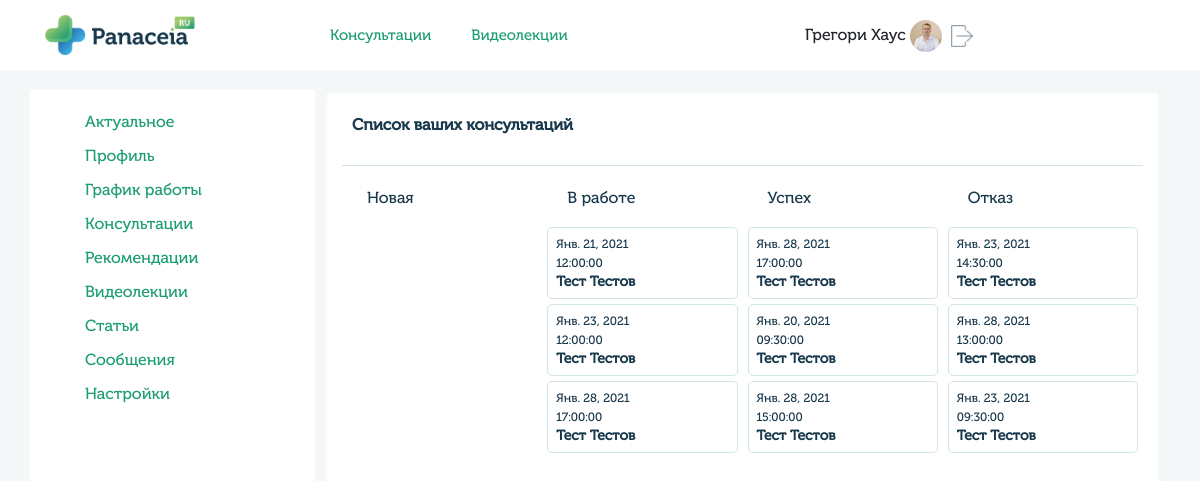
/profile/profile/consalt_doctor/ (signed in), run on the app's committed database.
### userprofile/models.py (models this page shows, shortened)
class UserMain(models.Model):
    user = models.OneToOneField(User, on_delete=models.CASCADE)
    gender_list = (
        ('male', 'Мужской'),
        ('female', 'Женский')
    )
    queryset = TimeZone.objects.all()
    time_zone_list = []
    for i in queryset:
         time_zone_list.append((i.name, i.title))
    gender = models.CharField(blank=True,  max_length=6, choices=gender_list, verbose_name='Пол')
    avatar = models.ImageField(blank=True, upload_to='images/users', verbose_name='Изображение')
    fio = models.CharField(blank=True, max_length=100, verbose_name='ФИО')
    dob = models.CharField(blank=True, max_length=10, verbose_name='Дата рождения')
    city = models.CharField(blank=True, max_length=200, verbose_name='Город')
    time_zone = models.CharField(blank=True, max_length=200, choices=time_zone_list, verbose_name='Временная зона')
    skype = models.CharField(blank=True, max_length=50, verbose_name='Skype')
    whatsapp = models.CharField(blank=True, max_length=20, verbose_name='WhatsApp')
    phone = models.CharField(blank=True, max_length=20, verbose_name='Номер телефона')
    coords = models.CharField(blank=True, max_length=200, verbose_name='Координаты')
    class Meta:
        verbose_name = 'Профиль'
        verbose_name_plural = 'Профили'

### doctors/models.py (models this page shows, shortened)
class Meeting(models.Model):
    title = models.CharField(blank=True, max_length=100, verbose_name='Заголовок')
    date = models.DateField(blank=True, max_length=100, verbose_name='Дата')
    time_start = models.TimeField(max_length=100, verbose_name='Время начало', default='00:00:00')
    time_end = models.TimeField(max_length=100, verbose_name='Время конец', default='00:00:00')
    doctor_id = models.IntegerField(blank=True, verbose_name='Доктор', default=1)
    user_id = models.IntegerField(blank=True, verbose_name='Пациент', default=1)
    service_id = models.IntegerField(blank=True, verbose_name='Услуга', default=1)
    sort_id = models.IntegerField(blank=True, verbose_name='Индекс сортитровки', default=1)
    status_list = [
        ('new', 'Новая'),
        ('work', 'В работе'),
        ('success', 'Выполнено'),
        ('reject', 'Отказ'),
    ]
    status = models.CharField(blank=True, null=True, max_length=11, choices=status_list, verbose_name='Статус')
    class Meta:
        verbose_name = 'Консультация'
        verbose_name_plural = 'Консультации'

### userprofile/views.py (the view)
# urls.py: path('profile/consalt_doctor/', views.get_task_view, name='user_profile_consalt_doctor'),
@login_required
def get_task_view(request):
    user_profile = UserMain.objects.get(user=request.user)
    user_doctor = UserDoctor.objects.get(user=request.user)
    meeting_new = get_task(UserMain, Meeting, request.user.id, 'new')
    meeting_work = get_task(UserMain, Meeting, request.user.id, 'work')
    meeting_success = get_task(UserMain, Meeting, request.user.id, 'success')
    meeting_reject = get_task(UserMain, Meeting, request.user.id, 'reject')
    data = {
        'user_profile': user_profile,
        'user_doctor': user_doctor,
        'meeting_new': meeting_new,
        'meeting_work': meeting_work,
        'meeting_success': meeting_success,
        'meeting_reject': meeting_reject,
    }
    if request.user.groups.filter(name='doctors').exists():
        return render(request, 'profile/consalt_doctor.html', data)

### userprofile/utility.py (called while the page is built)
def get_task(user_main, meeting, doctor_id, status):
    meeting_object_list = meeting.objects.filter(doctor_id=doctor_id, status=status).order_by('sort_id')
    meetings = list()
    for meeting in meeting_object_list:
        _meeting = {
            'id': meeting.id,
            'date': meeting.date,
            'time_start': str(meeting.time_start),
            'time_end': str(meeting.time_end),
            'user': user_main.objects.filter(user=meeting.user_id).values('fio')[0],
            'status': meeting.status,
            'sort_id': meeting.sort_id,
        }
        meetings.append(_meeting)
    return meetings

### templates/profile/consalt_doctor.html (shortened to what this page needs)
{% extends "base_generic.html" %}
{% block content %}
{% load static %}
<div class="col-md-9 px-4">
    <div class="row">
        <div class="col-md-12 block-info">
            <div class="row">
                <div class="col-md-6">
                    <h4>Список ваших консультаций</h4>
                </div>
            </div>
            <div class="line"></div>
            <div class="col-md-12 task-header">
                <div class="row">
                    <div class="col-md-3 task-status">
                         <p>Новая</p>
                    </div>
                    <div class="col-md-3 task-status">
                         <p>В работе</p>
                    </div>
                    <div class="col-md-3 task-status">
                         <p>Успех</p>
                    </div>
                    <div class="col-md-3 task-status">
                         <p>Отказ</p>
                    </div>
                </div>
            </div>
            <div class="col-md-12 task-body">
                <div class="row">
                    <div class="col-md-3 task-list" id="task-list-new" data-status="new">
                    </div>
                    <div class="col-md-3 task-list" id="task-list-work" data-status="work">
                        {% for meeting in meeting_work %}
                            <div class="task-item show-modal task-get" data-id="{{ meeting.id }}" data-sort="{{ meeting.sort_id }}">
                                <p class="task-date">{{ meeting.date }}</p>
                                <p class="task-time">{{ meeting.time_start }}</p>
                                <p class="task-name">{{ meeting.user.fio }}</p>
                            </div>
                        {% endfor %}
                    </div>
                    <div class="col-md-3 task-list" id="task-list-success"  data-status="success">
                        {% for meeting in meeting_success %}
                            <div class="task-item show-modal task-get" data-id="{{ meeting.id }}" data-sort="{{ meeting.sort_id }}">
                                <p class="task-date">{{ meeting.date }}</p>
                                <p class="task-time">{{ meeting.time_start }}</p>
                                <p class="task-name">{{ meeting.user.fio }}</p>
                            </div>
                        {% endfor %}
                    </div>
                    <div class="col-md-3 task-list" id="task-list-reject"  data-status="reject">
                        {% for meeting in meeting_reject %}
                            <div class="task-item show-modal task-get" data-id="{{ meeting.id }}" data-sort="{{ meeting.sort_id }}">
                                <p class="task-date">{{ meeting.date }}</p>
                                <p class="task-time">{{ meeting.time_start }}</p>
                                <p class="task-name">{{ meeting.user.fio }}</p>
                            </div>
                        {% endfor %}
                    </div>
                </div>
            </div>
        </div>
    </div>
</div>
{% endblock %}

### templates/base_generic.html (shortened to what this page needs)
<html>
<head>
     {% load static %}
    <link rel="stylesheet" href="{% static 'css/stylelk.css' %}">
    <link rel="stylesheet" href="{% static 'css/bootstrap.min.css' %}">
    <link rel="stylesheet" href="{% static 'css/jquery-ui.css' %}">
    <link rel="stylesheet" href="{% static 'css/jquery.weekcalendar.css' %}">
    <link rel="stylesheet" href="{% static 'css/jquery.scrollbar.css' %}" >
    <link rel="stylesheet" href="{% static 'css/sp-style.css' %}" >
</head>
<body>
    <header>
        <div class="container">
            <div class="row">
                <div class="col-3">
                    <a href="{% url 'home' %}" class="logo-header"><img src="{% static 'img/logo.png' %}" alt="">
                    </a>
                </div>
                <div class="col-5">
                    <div class="botton-header">
                        <a href="#">Консультации</a><a href="#">Видеолекции</a>
                    </div>
                </div>
                <div class="col-4 header-info">
                    {% if request.user.is_authenticated %}
                        <div class="name-person">
                            {{user_profile.fio}}
                            {% if user_profile.avatar != '' %}
                                <img style="width:32px; height: 32px; padding:5px auto; object-fit: cover; border-radius:100px;" src="/media/{{user_profile.avatar}}" alt="">
                            {% else %}
                                <img style="width:32px; height: 32px; padding:5px auto; object-fit: cover; border-radius:100px;" src="{% static 'img/user.png' %}" alt="">
                            {% endif %}
                            <a href="{% url 'logout' %}"><img src="{% static 'img/logout.png' %}" alt=""></a>
                        </div>
                    {% endif %}
                </div>
            </div>
        </div>
    </header>
    <div class="bodylk">
        <div class="container">
            <div class="row">
                {% block sidebar %}
                <div class="col-md-3 sidebar">
                    {% if user.groups.all.0.name == "doctors" %}
                        <ul>
                            <li><a href="{% url 'user_profile' %}">Актуальное</a></li>
                            <li><a href="{% url 'user_profile_main' %}">Профиль</a></li>
                            <li><a href="{% url 'user_profile_grafik' %}">График работы</a></li>
                            <li><a href="{% url 'user_profile_consalt_doctor' %}">Консультации</a></li>
                            <li><a href="{% url 'user_profile_recomend' %}">Рекомендации</a></li>
                            <li><a href="{% url 'user_profile_videos' %}">Видеолекции</a></li>
                            <li><a href="{% url 'user_profile_articles' %}">Статьи</a></li>
                            <li><a href="">Сообщения</a></li>
                            <li><a href="{% url 'user_profile_settings' %}">Настройки</a></li>
                        </ul>
                    {% endif %}
                </div>
                {% endblock %}
                {% block content %}{% endblock %}
            </div>
        </div>
    </div>
</body>
</html>

### static/css/stylelk.css (style rules this page uses)
a, abbr, acronym, address, applet, article, aside, audio, b, big, blockquote, body, canvas, caption, center, cite, code, dd, del, details, dfn, div, dl, dt, em, embed, fieldset, figcaption, figure, footer, form, h1, h2, h3, h4, h5, h6, header, hgroup, html, i, iframe, img, ins, kbd, label, legend, li, mark, menu, nav, object, ol, output, p, pre, q, ruby, s, samp, section, small, span, strike, strong, sub, summary, sup, table, tbody, td, tfoot, th, thead, time, tr, tt, u, ul, var, video { font-family: 'Museo Cyrl'; }
a { color: #1D9D73!important; text-decoration: none; background-color: transparent; -webkit-text-decoration-skip: objects; }
header { height: 70px; box-shadow: 0px 4px 8px rgba(0, 0, 0, 0.02); }
.logo-header img { margin-top:15px; height: 40px; }
.botton-header { line-height: 70px; }
.botton-header a { padding-right: 40px; font-size: 15px; line-height: 70px; color: #18384C; }
.name-person { line-height: 70px; }
.name-person a img { width: 22px; margin: 4px 5px; }
.bodylk { background:#F4F8F9; padding-top: 20px; }
.col-md-3.sidebar { min-height: calc(100vh); background: #fff; }
.sidebar ul { list-style-type: none; padding-top:10px; }
.sidebar ul li { padding-top:10px; }
.block-info { background: #fff; border: solid 3px #f4f8f9; border-radius: 5px; box-shadow: 0px 0px 8px rgba(0, 0, 0, 0.02); }
.line { height: 1px; background:#d0e3e8; border:5px; }
.block-info h4 { padding:24px 10px; font-style: normal; font-weight: 600; font-size: 16px; line-height: 16px; color: #18384C; }
.block-info p { padding: 24px 10px 0px;font-style: normal;font-weight: 200;font-size: 16px;line-height: 16px;color: #18384C; }

### static/css/sp-style.css (style rules this page uses)
.task-body { height: 785px; overflow: hidden; }
.task-list { height: 785px; }
.task-item { margin: 5px; padding: 5px; border: 1px solid #d0e3e8; border-radius: 5px; cursor: pointer; background: #fff; }
.task-item p { margin: 3px; padding: 0px; }
.task-item .task-date, .task-item .task-time { font-size: 12px; }
.task-item .task-name { font-size: 14px; font-weight: 600; }

### data on the page
UserMain: fio "Грегори Хаус", avatar (picture)
Meeting: date "Янв. 21, 2021"
Meeting: date "Янв. 23, 2021"
Meeting: date "Янв. 28, 2021"
Meeting: date "Янв. 28, 2021"
Meeting: date "Янв. 20, 2021"
Meeting: date "Янв. 28, 2021"
Meeting: date "Янв. 23, 2021"
Meeting: date "Янв. 28, 2021"
Meeting: date "Янв. 23, 2021"

### other printed values
{{ meeting.time_start }} "12:00:00" "12:00:00" "17:00:00"
{{ meeting.user.fio }} "Тест Тестов" "Тест Тестов" "Тест Тестов"
{{ meeting.time_start }} "17:00:00" "09:30:00" "15:00:00"
{{ meeting.time_start }} "14:30:00" "13:00:00" "09:30:00"
